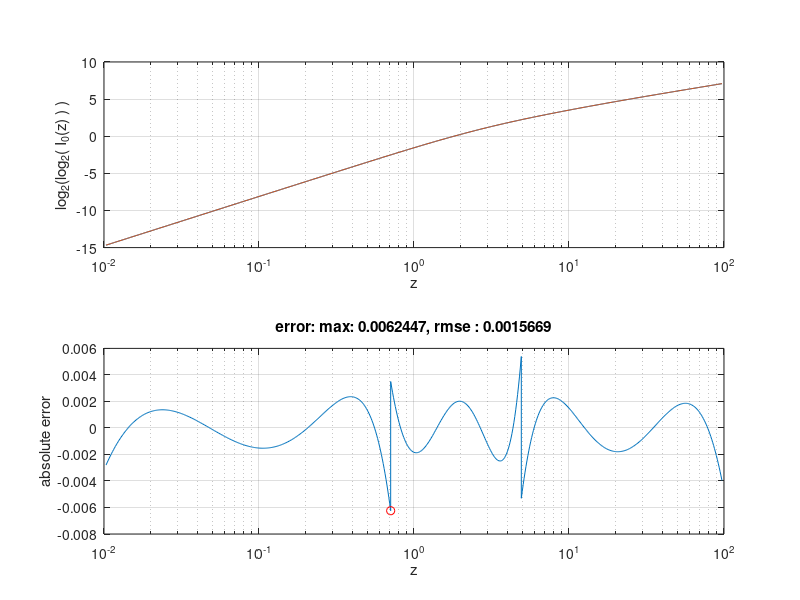

MATLAB code to generate this figure:
%
% Piecewise approximation to besseli0 using low-order polynomials
%
% Takes advantage of the following properties of I0(z):
%   (1) log(log( I0(z) )) ~ 1.993*log(z) - 1.409    for z < 1
%   (2) log(log( I0(z) )) ~ 1.081*log(z) - 0.382    for z > 10
%

clear all;
close all;

% region boundaries
r0 = -6.6;
r1 = -0.5;
r2 =  2.3;
r3 =  6.6;

dr = 0.02;

% polynomial orders
k1 = 3;
k2 = 3;
k3 = 3;

% evaluate region 1
z1 = 2.^[r0:dr:r1];
t1 = log2(z1);
y1 = log2(log2(besseli(0,z1)));
pR1 = polyfit(t1,y1,k1);
y1_prime = polyval(pR1,t1);

% evaluate region 2
z2 = 2.^[r1:dr:r2];
t2 = log2(z2);
y2 = log2(log2(besseli(0,z2)));
pR2 = polyfit(t2,y2,k2);
y2_prime = polyval(pR2,t2);

% evaluate region 3
z3 = 2.^[r2:dr:r3];
t3 = log2(z3);
y3 = log2(log2(besseli(0,z3)));
pR3 = polyfit(t3,y3,k3);
y3_prime = polyval(pR3,t3);

z = [z1 z2 z3];
t = [t1 t2 t3];
y = [y1 y2 y3];
y_prime = [y1_prime y2_prime y3_prime];

e = y_prime - y;
[emax ei] = max(abs(e));
rmse = sqrt(mean(e.^2))

figure;
subplot(2,1,1);
    semilogx(z,y,z,y_prime);
    xlabel('z');
    ylabel('log_2(log_2( I_0(z) ) )');
    grid on;
subplot(2,1,2);
    semilogx(z,y-y_prime,z(ei),y(ei)-y_prime(ei),'or'); % error
    xlabel('z');
    ylabel('absolute error');
    title(['error: max: ' num2str(emax) ', rmse : ' num2str(rmse)]);
    grid on;

disp('regions (t = log2(z))');
r1
r2

disp('polynomials:');
pR1
pR2
pR3

